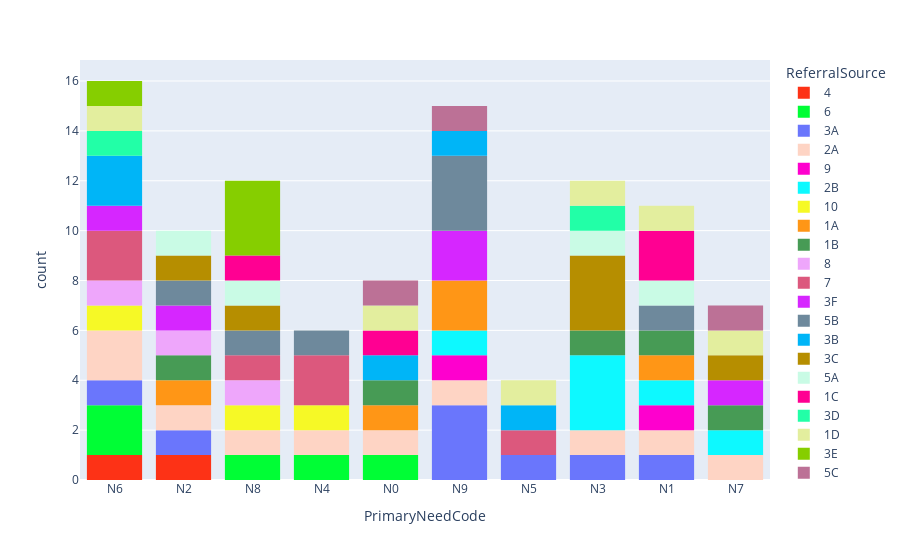

Write notebook code for a chart like this one.
### Code cell
hist_2b = px.histogram(df,
                    x='PrimaryNeedCode',
                    color='ReferralSource',
                    color_discrete_sequence=px.colors.qualitative.Light24)
hist_2b.show()

### Figure 1 — Plotly figure (JSON) as saved in the notebook; plotly's stock layout.template omitted (floating-point values rounded to 4 significant figures)
{"data": [{"alignmentgroup": "True", "bingroup": "x", "hovertemplate": "ReferralSource=4<br>PrimaryNeedCode=%{x}<br>count=%{y}<extra></extra>", "legendgroup": "4", "marker": {"color": "#FD3216", "pattern": {"shape": ""}}, "name": "4", "offsetgroup": "4", "orientation": "v", "showlegend": true, "type": "histogram", "x": ["N6", "N2"], "xaxis": "x", "yaxis": "y"}, {"alignmentgroup": "True", "bingroup": "x", "hovertemplate": "ReferralSource=6<br>PrimaryNeedCode=%{x}<br>count=%{y}<extra></extra>", "legendgroup": "6", "marker": {"color": "#00FE35", "pattern": {"shape": ""}}, "name": "6", "offsetgroup": "6", "orientation": "v", "showlegend": true, "type": "histogram", "x": ["N8", "N6", "N4", "N0", "N6"], "xaxis": "x", "yaxis": "y"}, {"alignmentgroup": "True", "bingroup": "x", "hovertemplate": "ReferralSource=3A<br>PrimaryNeedCode=%{x}<br>count=%{y}<extra></extra>", "legendgroup": "3A", "marker": {"color": "#6A76FC", "pattern": {"shape": ""}}, "name": "3A", "offsetgroup": "3A", "orientation": "v", "showlegend": true, "type": "histogram", "x": ["N9", "N2", "N9", "N9", "N5", "N6", "N3", "N1"], "xaxis": "x", "yaxis": "y"}, {"alignmentgroup": "True", "bingroup": "x", "hovertemplate": "ReferralSource=2A<br>PrimaryNeedCode=%{x}<br>count=%{y}<extra></extra>", "legendgroup": "2A", "marker": {"color": "#FED4C4", "pattern": {"shape": ""}}, "name": "2A", "offsetgroup": "2A", "orientation": "v", "showlegend": true, "type": "histogram", "x": ["N4", "N3", "N1", "N8", "N0", "N2", "N6", "N9", "N7", "N6"], "xaxis": "x", "yaxis": "y"}, {"alignmentgroup": "True", "bingroup": "x", "hovertemplate": "ReferralSource=9<br>PrimaryNeedCode=%{x}<br>count=%{y}<extra></extra>", "legendgroup": "9", "marker": {"color": "#FE00CE", "pattern": {"shape": ""}}, "name": "9", "offsetgroup": "9", "orientation": "v", "showlegend": true, "type": "histogram", "x": ["N9", "N1"], "xaxis": "x", "yaxis": "y"}, {"alignmentgroup": "True", "bingroup": "x", "hovertemplate": "ReferralSource=2B<br>PrimaryNeedCode=%{x}<br>count=%{y}<extra></extra>", "legendgroup": "2B", "marker": {"color": "#0DF9FF", "pattern": {"shape": ""}}, "name": "2B", "offsetgroup": "2B", "orientation": "v", "showlegend": true, "type": "histogram", "x": ["N3", "N1", "N7", "N3", "N3", "N9"], "xaxis": "x", "yaxis": "y"}, {"alignmentgroup": "True", "bingroup": "x", "hovertemplate": "ReferralSource=10<br>PrimaryNeedCode=%{x}<br>count=%{y}<extra></extra>", "legendgroup": "10", "marker": {"color": "#F6F926", "pattern": {"shape": ""}}, "name": "10", "offsetgroup": "10", "orientation": "v", "showlegend": true, "type": "histogram", "x": ["N8", "N6", "N4"], "xaxis": "x", "yaxis": "y"}, {"alignmentgroup": "True", "bingroup": "x", "hovertemplate": "ReferralSource=1A<br>PrimaryNeedCode=%{x}<br>count=%{y}<extra></extra>", "legendgroup": "1A", "marker": {"color": "#FF9616", "pattern": {"shape": ""}}, "name": "1A", "offsetgroup": "1A", "orientation": "v", "showlegend": true, "type": "histogram", "x": ["N9", "N0", "N2", "N1", "N9"], "xaxis": "x", "yaxis": "y"}, {"alignmentgroup": "True", "bingroup": "x", "hovertemplate": "ReferralSource=1B<br>PrimaryNeedCode=%{x}<br>count=%{y}<extra></extra>", "legendgroup": "1B", "marker": {"color": "#479B55", "pattern": {"shape": ""}}, "name": "1B", "offsetgroup": "1B", "orientation": "v", "showlegend": true, "type": "histogram", "x": ["N1", "N2", "N0", "N7", "N3"], "xaxis": "x", "yaxis": "y"}, {"alignmentgroup": "True", "bingroup": "x", "hovertemplate": "ReferralSource=8<br>PrimaryNeedCode=%{x}<br>count=%{y}<extra></extra>", "legendgroup": "8", "marker": {"color": "#EEA6FB", "pattern": {"shape": ""}}, "name": "8", "offsetgroup": "8", "orientation": "v", "showlegend": true, "type": "histogram", "x": ["N6", "N8", "N2"], "xaxis": "x", "yaxis": "y"}, {"alignmentgroup": "True", "bingroup": "x", "hovertemplate": "ReferralSource=7<br>PrimaryNeedCode=%{x}<br>count=%{y}<extra></extra>", "legendgroup": "7", "marker": {"color": "#DC587D", "pattern": {"shape": ""}}, "name": "7", "offsetgroup": "7", "orientation": "v", "showlegend": true, "type": "histogram", "x": ["N6", "N8", "N6", "N4", "N5", "N4"], "xaxis": "x", "yaxis": "y"}, {"alignmentgroup": "True", "bingroup": "x", "hovertemplate": "ReferralSource=3F<br>PrimaryNeedCode=%{x}<br>count=%{y}<extra></extra>", "legendgroup": "3F", "marker": {"color": "#D626FF", "pattern": {"shape": ""}}, "name": "3F", "offsetgroup": "3F", "orientation": "v", "showlegend": true, "type": "histogram", "x": ["N9", "N7", "N6", "N2", "N9"], "xaxis": "x", "yaxis": "y"}, {"alignmentgroup": "True", "bingroup": "x", "hovertemplate": "ReferralSource=5B<br>PrimaryNeedCode=%{x}<br>count=%{y}<extra></extra>", "legendgroup": "5B", "marker": {"color": "#6E899C", "pattern": {"shape": ""}}, "name": "5B", "offsetgroup": "5B", "orientation": "v", "showlegend": true, "type": "histogram", "x": ["N8", "N9", "N9", "N2", "N1", "N9", "N4"], "xaxis": "x", "yaxis": "y"}, {"alignmentgroup": "True", "bingroup": "x", "hovertemplate": "ReferralSource=3B<br>PrimaryNeedCode=%{x}<br>count=%{y}<extra></extra>", "legendgroup": "3B", "marker": {"color": "#00B5F7", "pattern": {"shape": ""}}, "name": "3B", "offsetgroup": "3B", "orientation": "v", "showlegend": true, "type": "histogram", "x": ["N6", "N0", "N5", "N6", "N9"], "xaxis": "x", "yaxis": "y"}, {"alignmentgroup": "True", "bingroup": "x", "hovertemplate": "ReferralSource=3C<br>PrimaryNeedCode=%{x}<br>count=%{y}<extra></extra>", "legendgroup": "3C", "marker": {"color": "#B68E00", "pattern": {"shape": ""}}, "name": "3C", "offsetgroup": "3C", "orientation": "v", "showlegend": true, "type": "histogram", "x": ["N3", "N2", "N7", "N3", "N8", "N3"], "xaxis": "x", "yaxis": "y"}, {"alignmentgroup": "True", "bingroup": "x", "hovertemplate": "ReferralSource=5A<br>PrimaryNeedCode=%{x}<br>count=%{y}<extra></extra>", "legendgroup": "5A", "marker": {"color": "#C9FBE5", "pattern": {"shape": ""}}, "name": "5A", "offsetgroup": "5A", "orientation": "v", "showlegend": true, "type": "histogram", "x": ["N8", "N3", "N1", "N2"], "xaxis": "x", "yaxis": "y"}, {"alignmentgroup": "True", "bingroup": "x", "hovertemplate": "ReferralSource=1C<br>PrimaryNeedCode=%{x}<br>count=%{y}<extra></extra>", "legendgroup": "1C", "marker": {"color": "#FF0092", "pattern": {"shape": ""}}, "name": "1C", "offsetgroup": "1C", "orientation": "v", "showlegend": true, "type": "histogram", "x": ["N0", "N1", "N1", "N8"], "xaxis": "x", "yaxis": "y"}, {"alignmentgroup": "True", "bingroup": "x", "hovertemplate": "ReferralSource=3D<br>PrimaryNeedCode=%{x}<br>count=%{y}<extra></extra>", "legendgroup": "3D", "marker": {"color": "#22FFA7", "pattern": {"shape": ""}}, "name": "3D", "offsetgroup": "3D", "orientation": "v", "showlegend": true, "type": "histogram", "x": ["N6", "N3"], "xaxis": "x", "yaxis": "y"}, {"alignmentgroup": "True", "bingroup": "x", "hovertemplate": "ReferralSource=1D<br>PrimaryNeedCode=%{x}<br>count=%{y}<extra></extra>", "legendgroup": "1D", "marker": {"color": "#E3EE9E", "pattern": {"shape": ""}}, "name": "1D", "offsetgroup": "1D", "orientation": "v", "showlegend": true, "type": "histogram", "x": ["N0", "N5", "N3", "N6", "N1", "N7"], "xaxis": "x", "yaxis": "y"}, {"alignmentgroup": "True", "bingroup": "x", "hovertemplate": "ReferralSource=3E<br>PrimaryNeedCode=%{x}<br>count=%{y}<extra></extra>", "legendgroup": "3E", "marker": {"color": "#86CE00", "pattern": {"shape": ""}}, "name": "3E", "offsetgroup": "3E", "orientation": "v", "showlegend": true, "type": "histogram", "x": ["N6", "N8", "N8", "N8"], "xaxis": "x", "yaxis": "y"}, {"alignmentgroup": "True", "bingroup": "x", "hovertemplate": "ReferralSource=5C<br>PrimaryNeedCode=%{x}<br>count=%{y}<extra></extra>", "legendgroup": "5C", "marker": {"color": "#BC7196", "pattern": {"shape": ""}}, "name": "5C", "offsetgroup": "5C", "orientation": "v", "showlegend": true, "type": "histogram", "x": ["N7", "N0", "N9"], "xaxis": "x", "yaxis": "y"}], "layout": {"barmode": "relative", "legend": {"title": {"text": "ReferralSource"}, "tracegroupgap": 0}, "margin": {"t": 60}, "xaxis": {"anchor": "y", "domain": [0, 1], "title": {"text": "PrimaryNeedCode"}}, "yaxis": {"anchor": "x", "domain": [0, 1], "title": {"text": "count"}}}}
